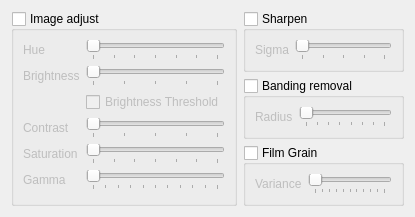
  <widget class="QWidget" name="tab">
   <attribute name="title">
    <string>Basic</string>
   </attribute>
   <layout class="QGridLayout" name="gridLayout_8">
    <item row="0" column="0" rowspan="3">
     <widget class="QGroupBox" name="adjustEnable">
      <property name="enabled">
       <bool>true</bool>
      </property>
      <property name="title">
       <string>Image adjust</string>
      </property>
      <property name="checkable">
       <bool>true</bool>
      </property>
      <property name="checked">
       <bool>false</bool>
      </property>
      <layout class="QGridLayout" name="gridLayout_6">
       <item row="0" column="0">
        <widget class="QLabel" name="label">
         <property name="text">
          <string>Hue</string>
         </property>
         <property name="buddy">
          <cstring>hueSlider</cstring>
         </property>
        </widget>
       </item>
       <item row="0" column="1">
        <widget class="QSlider" name="hueSlider">
         <property name="maximum">
          <number>360</number>
         </property>
         <property name="orientation">
          <enum>Qt::Horizontal</enum>
         </property>
         <property name="tickPosition">
          <enum>QSlider::TicksBelow</enum>
         </property>
         <property name="tickInterval">
          <number>60</number>
         </property>
        </widget>
       </item>
       <item row="1" column="0">
        <widget class="QLabel" name="label_3">
         <property name="text">
          <string>Brightness</string>
         </property>
         <property name="buddy">
          <cstring>brightnessSlider</cstring>
         </property>
        </widget>
       </item>
       <item row="1" column="1">
        <widget class="QSlider" name="brightnessSlider">
         <property name="maximum">
          <number>200</number>
         </property>
         <property name="orientation">
          <enum>Qt::Horizontal</enum>
         </property>
         <property name="tickPosition">
          <enum>QSlider::TicksBelow</enum>
         </property>
         <property name="tickInterval">
          <number>50</number>
         </property>
        </widget>
       </item>
       <item row="2" column="1">
        <widget class="QCheckBox" name="brightnessThresholdCheck">
         <property name="text">
          <string>Brightness Threshold</string>
         </property>
        </widget>
       </item>
       <item row="3" column="0">
        <widget class="QLabel" name="label_2">
         <property name="text">
          <string>Contrast</string>
         </property>
         <property name="buddy">
          <cstring>contrastSlider</cstring>
         </property>
        </widget>
       </item>
       <item row="3" column="1">
        <widget class="QSlider" name="contrastSlider">
         <property name="maximum">
          <number>200</number>
         </property>
         <property name="orientation">
          <enum>Qt::Horizontal</enum>
         </property>
         <property name="tickPosition">
          <enum>QSlider::TicksBelow</enum>
         </property>
         <property name="tickInterval">
          <number>50</number>
         </property>
        </widget>
       </item>
       <item row="4" column="0">
        <widget class="QLabel" name="label_4">
         <property name="text">
          <string>Saturation</string>
         </property>
         <property name="buddy">
          <cstring>saturationSlider</cstring>
         </property>
        </widget>
       </item>
       <item row="4" column="1">
        <widget class="QSlider" name="saturationSlider">
         <property name="maximum">
          <number>300</number>
         </property>
         <property name="orientation">
          <enum>Qt::Horizontal</enum>
         </property>
         <property name="tickPosition">
          <enum>QSlider::TicksBelow</enum>
         </property>
         <property name="tickInterval">
          <number>50</number>
         </property>
        </widget>
       </item>
       <item row="5" column="0">
        <widget class="QLabel" name="label_5">
         <property name="text">
          <string>Gamma</string>
         </property>
         <property name="buddy">
          <cstring>gammaSlider</cstring>
         </property>
        </widget>
       </item>
       <item row="5" column="1">
        <widget class="QSlider" name="gammaSlider">
         <property name="maximum">
          <number>1000</number>
         </property>
         <property name="orientation">
          <enum>Qt::Horizontal</enum>
         </property>
         <property name="tickPosition">
          <enum>QSlider::TicksBelow</enum>
         </property>
         <property name="tickInterval">
          <number>100</number>
         </property>
        </widget>
       </item>
      </layout>
     </widget>
    </item>
    <item row="0" column="1">
     <widget class="QGroupBox" name="sharpenEnable">
      <property name="title">
       <string>Sharpen</string>
      </property>
      <property name="checkable">
       <bool>true</bool>
      </property>
      <property name="checked">
       <bool>false</bool>
      </property>
      <layout class="QGridLayout">
       <item row="0" column="0">
        <widget class="QLabel" name="label_29">
         <property name="text">
          <string>Sigma</string>
         </property>
         <property name="buddy">
          <cstring>sharpenSigmaSlider</cstring>
         </property>
        </widget>
       </item>
       <item row="0" column="1">
        <widget class="QSlider" name="sharpenSigmaSlider">
         <property name="maximum">
          <number>200</number>
         </property>
         <property name="pageStep">
          <number>10</number>
         </property>
         <property name="orientation">
          <enum>Qt::Horizontal</enum>
         </property>
         <property name="tickPosition">
          <enum>QSlider::TicksBelow</enum>
         </property>
         <property name="tickInterval">
          <number>50</number>
         </property>
        </widget>
       </item>
      </layout>
     </widget>
    </item>
    <item row="1" column="1">
     <widget class="QGroupBox" name="gradfunEnable">
      <property name="title">
       <string>Banding removal</string>
      </property>
      <property name="checkable">
       <bool>true</bool>
      </property>
      <property name="checked">
       <bool>false</bool>
      </property>
      <layout class="QGridLayout" name="gridLayout_2">
       <item row="0" column="0">
        <widget class="QLabel" name="label_32">
         <property name="text">
          <string>Radius</string>
         </property>
         <property name="buddy">
          <cstring>gradfunRadiusSlider</cstring>
         </property>
        </widget>
       </item>
       <item row="0" column="1">
        <widget class="QSlider" name="gradfunRadiusSlider">
         <property name="minimum">
          <number>4</number>
         </property>
         <property name="maximum">
          <number>32</number>
         </property>
         <property name="pageStep">
          <number>4</number>
         </property>
         <property name="orientation">
          <enum>Qt::Horizontal</enum>
         </property>
         <property name="tickPosition">
          <enum>QSlider::TicksBelow</enum>
         </property>
         <property name="tickInterval">
          <number>4</number>
         </property>
        </widget>
       </item>
      </layout>
     </widget>
    </item>
    <item row="2" column="1">
     <widget class="QGroupBox" name="grainEnable">
      <property name="title">
       <string>Film Grain</string>
      </property>
      <property name="checkable">
       <bool>true</bool>
      </property>
      <property name="checked">
       <bool>false</bool>
      </property>
      <layout class="QGridLayout" name="gridLayout_4">
       <item row="0" column="0">
        <widget class="QLabel" name="label_50">
         <property name="text">
          <string>Variance</string>
         </property>
         <property name="buddy">
          <cstring>grainVarianceSlider</cstring>
         </property>
        </widget>
       </item>
       <item row="0" column="1">
        <widget class="QSlider" name="grainVarianceSlider">
         <property name="minimum">
          <number>0</number>
         </property>
         <property name="maximum">
          <number>40</number>
         </property>
         <property name="pageStep">
          <number>4</number>
         </property>
         <property name="orientation">
          <enum>Qt::Horizontal</enum>
         </property>
         <property name="tickPosition">
          <enum>QSlider::TicksBelow</enum>
         </property>
         <property name="tickInterval">
          <number>4</number>
         </property>
        </widget>
       </item>
      </layout>
     </widget>
    </item>
   </layout>
  </widget>
